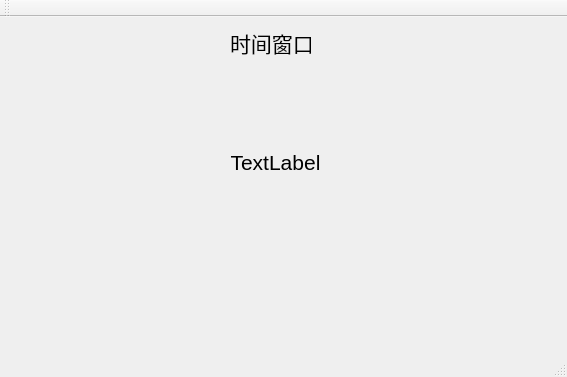
<?xml version="1.0" encoding="UTF-8"?>
<ui version="4.0">
 <class>MainWindow</class>
 <widget class="QMainWindow" name="MainWindow">
  <property name="geometry">
   <rect>
    <x>0</x>
    <y>0</y>
    <width>567</width>
    <height>377</height>
   </rect>
  </property>
  <property name="font">
   <font>
    <pointsize>16</pointsize>
   </font>
  </property>
  <property name="windowTitle">
   <string>MainWindow</string>
  </property>
  <widget class="QWidget" name="centralWidget">
   <widget class="QLabel" name="label">
    <property name="geometry">
     <rect>
      <x>230</x>
      <y>10</y>
      <width>81</width>
      <height>31</height>
     </rect>
    </property>
    <property name="text">
     <string>时间窗口</string>
    </property>
    <property name="textFormat">
     <enum>Qt::AutoText</enum>
    </property>
   </widget>
   <widget class="QLabel" name="label_2">
    <property name="geometry">
     <rect>
      <x>140</x>
      <y>110</y>
      <width>271</width>
      <height>71</height>
     </rect>
    </property>
    <property name="text">
     <string>TextLabel</string>
    </property>
    <property name="alignment">
     <set>Qt::AlignCenter</set>
    </property>
   </widget>
  </widget>
  <widget class="QMenuBar" name="menuBar">
   <property name="geometry">
    <rect>
     <x>0</x>
     <y>0</y>
     <width>567</width>
     <height>37</height>
    </rect>
   </property>
  </widget>
  <widget class="QToolBar" name="mainToolBar">
   <attribute name="toolBarArea">
    <enum>TopToolBarArea</enum>
   </attribute>
   <attribute name="toolBarBreak">
    <bool>false</bool>
   </attribute>
  </widget>
  <widget class="QStatusBar" name="statusBar"/>
 </widget>
 <layoutdefault spacing="6" margin="11"/>
 <resources/>
 <connections/>
</ui>
